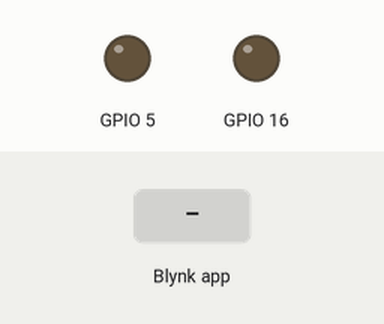
Simulated run of this sketch. Board: ESP8266 (NodeMCU). Shown: output pins drawn as LEDs (lit = HIGH). Inputs (shaded band) come from the test bench. WiFi joins after 1.5 s; servers stay silent unless stated.

Above: at 3.0 s.
3.1 s: Blynk app writes 1 to V7
At 3.5 s:
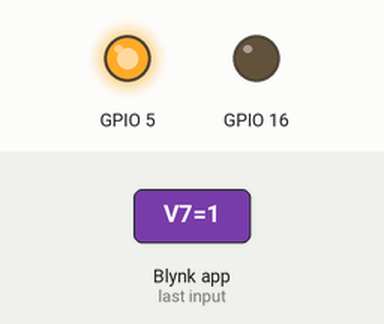
5.1 s: Blynk app writes 1 to V8
At 5.5 s:
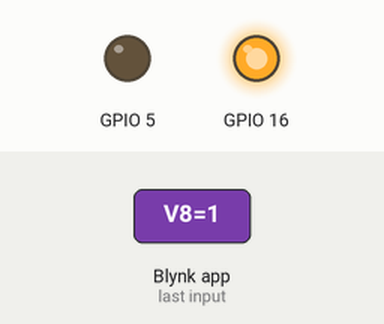
Timing chart, 0 to 8.1 s (numbered marks = the images above; inputs shaded):
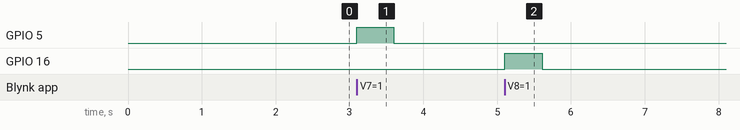

Measured:
- after the input at 3.1 s, GPIO 5: LOW → HIGH at once, → LOW 0.50 s later
- after the input at 5.1 s, GPIO 16: LOW → HIGH at once, → LOW 0.51 s later

The sketch:

IOT_AR_CONDICIONADO.ino
```cpp
//Bibliotecas declaradas
#define BLYNK_PRINT Serial
#ifndef UNIT_TEST
#endif
#include <ESP8266WiFi.h>
#include <BlynkSimpleEsp8266.h>
#include <IRremoteESP8266.h>
#include <IRsend.h>
char auth[] = "PE2z8xqwiEcXlGhB9fp6XilXPSGN96Uh"; //token gerado pelo Blynk
char ssid[] = "MULTILASER_SL";
char pass[] = "aguasclaras";

IRsend irsend1(4); //led emissor IR conectado ao pino (D5)
uint16_t tamanho1 = 197; //TAMANHO DA LINHA RAW(100 BLOCOS)
uint16_t frequencia1 = 38; //FREQUÊNCIA DO SINAL IR(32KHz)
uint16_t raw1Data[] = { 6088, 7360, 564, 1632, 572, 1624, 572, 1624, 568, 1628, 564, 1632, 572, 1624, 572, 1624, 568, 1628, 568, 556, 564, 560, 564, 584, 540, 580, 564, 560, 560, 560, 564, 584, 540, 584, 540, 1624, 568, 1628, 564, 1632, 572, 1648, 548, 1624, 568, 1624, 568, 1628, 568, 1628, 564, 584, 540, 584, 572, 552, 560, 584, 536, 588, 536, 584, 560, 560, 564, 584, 540, 1628, 564, 1628, 568, 1628, 564, 1632, 572, 1620, 572, 1624, 572, 1624, 568, 1624, 568, 580, 544, 580, 564, 556, 568, 552, 572, 576, 544, 576, 568, 556, 568, 580, 544, 1620, 572, 576, 536, 1628, 568, 584, 568, 552, 572, 576, 536, 584, 540, 1628, 584, 564, 572, 1620, 564, 556, 564, 1628, 568, 1628, 564, 1628, 564, 1628, 568, 580, 540, 1652, 564, 560, 564, 556, 568, 1624, 568, 1624, 568, 584, 540, 1624, 592, 1624, 568, 556, 568, 1624, 568, 1624, 568, 580, 544, 576, 568, 1624, 568, 556, 568, 552, 560, 584, 540, 1628, 588, 556, 568, 1624, 568, 556, 568, 1620, 572, 576, 568, 556, 568, 1620, 572, 576, 536, 1628, 568, 580, 540, 1652, 564, 556, 568, 1624, 568, 1624, 568, 7376, 540 };

IRsend irsend2(4); //led emissor IR conectado ao pino (D5)
uint16_t tamanho2 = 197; //TAMANHO DA LINHA RAW(100 BLOCOS)
uint16_t frequencia2 = 38; //FREQUÊNCIA DO SINAL IR(32KHz)
uint16_t raw2Data[] = { 6116, 7372, 572, 1624, 560, 1628, 568, 1624, 564, 1628, 568, 1648, 536, 1684, 512, 1652, 556, 1636, 560, 560, 564, 580, 544, 576, 560, 560, 564, 580, 544, 576, 560, 560, 564, 580, 544, 1644, 540, 1652, 568, 1620, 564, 1628, 568, 1624, 564, 1652, 532, 1656, 560, 1632, 564, 556, 560, 584, 540, 580, 564, 556, 560, 584, 540, 576, 568, 552, 564, 580, 544, 1644, 560, 1632, 564, 1624, 564, 1624, 572, 1644, 564, 1628, 568, 1620, 564, 1628, 556, 588, 540, 576, 568, 552, 560, 584, 540, 580, 568, 576, 536, 584, 564, 552, 572, 1616, 568, 1648, 540, 1648, 568, 552, 560, 584, 540, 580, 568, 548, 564, 1624, 564, 580, 564, 556, 568, 576, 540, 1648, 568, 1620, 564, 1624, 564, 1656, 528, 584, 560, 1628, 568, 576, 540, 580, 564, 1624, 564, 1624, 560, 584, 560, 1628, 572, 1616, 568, 576, 536, 1652, 568, 1620, 564, 580, 536, 584, 560, 1628, 568, 576, 536, 580, 568, 552, 560, 1652, 536, 584, 560, 1624, 560, 584, 564, 1624, 560, 560, 564, 580, 556, 1628, 568, 552, 564, 1648, 536, 584, 560, 1628, 560, 580, 564, 1624, 560, 1628, 572, 7380, 560 };

IRsend irsend3(4); //led emissor IR conectado ao pino (D5)
uint16_t tamanho3 = 199; //TAMANHO DA LINHA RAW(100 BLOCOS)
uint16_t frequencia3 = 38; //FREQUÊNCIA DO SINAL IR(32KHz)
uint16_t raw3Data[] = { 4428, 4360, 564, 1620, 564, 556, 544, 1644, 540, 1644, 540, 556, 536, 560, 536, 1620, 560, 564, 540, 556, 536, 1624, 572, 552, 540, 556, 536, 1648, 536, 1644, 540, 556, 544, 1620, 564, 1652, 544, 552, 540, 1624, 572, 1636, 548, 1608, 564, 1620, 564, 1620, 564, 1624, 568, 556, 540, 1616, 564, 560, 544, 552, 540, 556, 536, 560, 544, 552, 540, 556, 536, 560, 540, 1644, 540, 556, 536, 560, 544, 552, 540, 556, 536, 560, 544, 552, 540, 1648, 544, 552, 540, 1624, 560, 1620, 564, 1620, 564, 1620, 564, 1620, 564, 1620, 564, 5232, 4428, 4368, 568, 1616, 568, 552, 540, 1624, 568, 1616, 568, 552, 540, 556, 536, 1620, 564, 560, 544, 556, 536, 1624, 572, 552, 540, 556, 536, 1644, 540, 1620, 564, 556, 544, 1620, 564, 1624, 572, 552, 540, 1620, 564, 1620, 564, 1620, 564, 1620, 564, 1620, 564, 1620, 564, 560, 544, 1616, 568, 552, 540, 556, 544, 552, 540, 556, 536, 560, 544, 552, 540, 560, 544, 1636, 544, 556, 536, 556, 536, 560, 544, 552, 540, 556, 536, 560, 544, 1648, 536, 560, 540, 1620, 564, 1620, 564, 1620, 564, 1620, 564, 1620, 564, 1624, 560 };

IRsend irsend4(4); //led emissor IR conectado ao pino (D5)
uint16_t tamanho4 = 199; //TAMANHO DA LINHA RAW(100 BLOCOS)
uint16_t frequencia4 = 38; //FREQUÊNCIA DO SINAL IR(32KHz)
uint16_t raw4Data[] = { 4428, 4384, 564, 1620, 564, 556, 544, 1620, 564, 1620, 564, 556, 536, 560, 544, 1616, 568, 556, 536, 560, 540, 1624, 560, 560, 544, 552, 540, 1620, 564, 1620, 564, 556, 548, 1616, 568, 556, 544, 1616, 568, 1616, 568, 1616, 568, 1616, 568, 552, 540, 1624, 560, 1624, 572, 1620, 568, 556, 544, 552, 540, 556, 536, 560, 540, 1616, 568, 556, 536, 560, 544, 1620, 564, 1620, 564, 1620, 564, 560, 540, 556, 536, 560, 544, 552, 540, 556, 548, 552, 540, 556, 536, 560, 540, 1620, 564, 1620, 564, 1620, 564, 1624, 560, 1624, 564, 5232, 4424, 4376, 572, 1612, 572, 552, 540, 1620, 572, 1612, 572, 552, 544, 552, 536, 1620, 564, 560, 544, 556, 548, 1616, 564, 556, 536, 560, 544, 1616, 568, 1616, 568, 552, 540, 1628, 568, 556, 536, 1620, 564, 1620, 564, 1620, 564, 1620, 564, 560, 540, 1620, 564, 1624, 560, 1628, 568, 556, 536, 560, 544, 552, 540, 556, 544, 1616, 568, 552, 540, 560, 544, 1620, 564, 1620, 564, 1620, 564, 556, 548, 548, 540, 560, 532, 564, 540, 556, 536, 560, 544, 552, 540, 560, 540, 1620, 564, 1620, 564, 1620, 564, 1620, 564, 1624, 572 };

IRsend irsend5(4); //led emissor IR conectado ao pino (D5)
uint16_t tamanho5 = 211; //TAMANHO DA LINHA RAW(100 BLOCOS)
uint16_t frequencia5 = 38; //FREQUÊNCIA DO SINAL IR(32KHz)
uint16_t raw5Data[] = { 9020, 4476, 576, 1668, 576, 1672, 568, 568, 544, 564, 548, 536, 568, 568, 544, 1672, 576, 1696, 540, 1680, 568, 1676, 572, 1672, 576, 560, 544, 1676, 572, 1672, 576, 1668, 576, 560, 544, 568, 544, 564, 540, 568, 544, 564, 552, 560, 540, 1676, 572, 1700, 548, 1672, 564, 544, 572, 564, 548, 560, 544, 568, 544, 564, 540, 568, 544, 564, 548, 564, 540, 568, 548, 560, 540, 568, 548, 564, 548, 560, 540, 1676, 572, 564, 552, 560, 540, 568, 548, 560, 540, 568, 548, 564, 548, 560, 544, 564, 548, 1696, 552, 560, 544, 564, 548, 560, 544, 568, 544, 564, 548, 560, 544, 1700, 548, 536, 576, 532, 572, 564, 548, 560, 544, 568, 544, 564, 548, 560, 544, 564, 548, 564, 540, 568, 548, 560, 552, 560, 540, 568, 548, 560, 540, 568, 548, 536, 564, 572, 544, 564, 548, 560, 544, 564, 548, 564, 540, 568, 544, 564, 548, 1696, 544, 568, 544, 564, 548, 560, 544, 564, 548, 564, 540, 568, 544, 564, 548, 564, 540, 568, 544, 536, 568, 1680, 568, 564, 548, 1672, 576, 560, 544, 564, 548, 564, 540, 568, 544, 564, 548, 1696, 544, 1676, 572, 1672, 576, 1668, 576, 1672, 568, 1676, 568, 568, 548, 1668, 568 };

IRsend irsend6(4); //led emissor IR conectado ao pino (D5)
uint16_t tamanho6 = 213; //TAMANHO DA LINHA RAW(100 BLOCOS)
uint16_t frequencia6 = 38; //FREQUÊNCIA DO SINAL IR(32KHz)
uint16_t raw6Data[] = { 9020, 4476, 576, 1668, 572, 1676, 568, 568, 548, 560, 544, 564, 548, 564, 548, 1668, 572, 1676, 568, 1676, 572, 1672, 576, 1668, 568, 568, 548, 1672, 576, 1668, 580, 1668, 568, 568, 544, 564, 548, 560, 544, 564, 548, 564, 540, 568, 548, 1668, 576, 1672, 568, 1676, 572, 564, 548, 560, 544, 568, 544, 564, 548, 560, 544, 568, 544, 564, 540, 568, 544, 564, 552, 560, 544, 564, 548, 560, 540, 568, 548, 1672, 576, 560, 540, 568, 548, 560, 552, 560, 544, 564, 548, 560, 544, 564, 548, 564, 540, 1676, 572, 564, 548, 560, 544, 568, 544, 564, 548, 560, 544, 564, 548, 1672, 576, 560, 544, 564, 548, 560, 544, 568, 544, 564, 540, 568, 544, 564, 552, 560, 540, 568, 548, 560, 540, 568, 548, 564, 548, 560, 544, 564, 548, 560, 544, 568, 544, 564, 552, 556, 544, 568, 548, 560, 540, 568, 548, 560, 540, 572, 544, 564, 548, 560, 544, 564, 548, 560, 544, 568, 544, 564, 548, 560, 544, 564, 548, 564, 540, 568, 544, 564, 552, 1668, 568, 568, 544, 1672, 576, 560, 544, 564, 548, 564, 540, 568, 544, 564, 552, 1668, 568, 1676, 572, 1672, 576, 1668, 580, 1668, 568, 568, 544, 564, 548, 1668, 572, 42368, 176 };

BLYNK_WRITE(V1){
 int onoff = param.asInt();
 if(onoff == 1){
 irsend1.sendRaw(raw1Data,tamanho1,frequencia1);
}
}
BLYNK_WRITE(V2){
 int onoff = param.asInt();
 if(onoff == 1){
 irsend2.sendRaw(raw2Data,tamanho2,frequencia2);
}
}
BLYNK_WRITE(V3){
 int onoff = param.asInt();
 if(onoff == 1){
 irsend3.sendRaw(raw3Data,tamanho3,frequencia3);
}
}
BLYNK_WRITE(V4){
 int onoff = param.asInt();
 if(onoff == 1){
 irsend4.sendRaw(raw4Data,tamanho4,frequencia4);
}
}
BLYNK_WRITE(V5){
 int onoff = param.asInt();
 if(onoff == 1){
 irsend5.sendRaw(raw5Data,tamanho5,frequencia5);
}
}
BLYNK_WRITE(V6){
 int onoff = param.asInt();
 if(onoff == 1){
 irsend6.sendRaw(raw6Data,tamanho6,frequencia6);
}
}
BLYNK_WRITE(V7){
 int onoff = param.asInt();
 pinMode(5,OUTPUT);
 if(onoff == 1){
 digitalWrite(5,HIGH);
 delay(500);
 digitalWrite(5,LOW);
}
}
BLYNK_WRITE(V8){
 int onoff = param.asInt();
 pinMode(16,OUTPUT);
 if(onoff == 1){
 digitalWrite(16,HIGH);
 delay(510);
 digitalWrite(16,LOW);
}
}
void setup()
{
 irsend1.begin();
 irsend2.begin();
 irsend3.begin();
 irsend4.begin();
 irsend5.begin();
 irsend6.begin();
 Serial.begin(115200, SERIAL_8N1, SERIAL_TX_ONLY);
 Blynk.begin(auth, ssid, pass);
}
BLYNK_CONNECTED(){
 Blynk.syncVirtual(V1);
 Blynk.syncVirtual(V2);
 Blynk.syncVirtual(V3);
 Blynk.syncVirtual(V4);
 Blynk.syncVirtual(V5);
 Blynk.syncVirtual(V6);
 Blynk.syncVirtual(V7);
 Blynk.syncVirtual(V8);
}


void loop() {
 Blynk.run();
}
```
